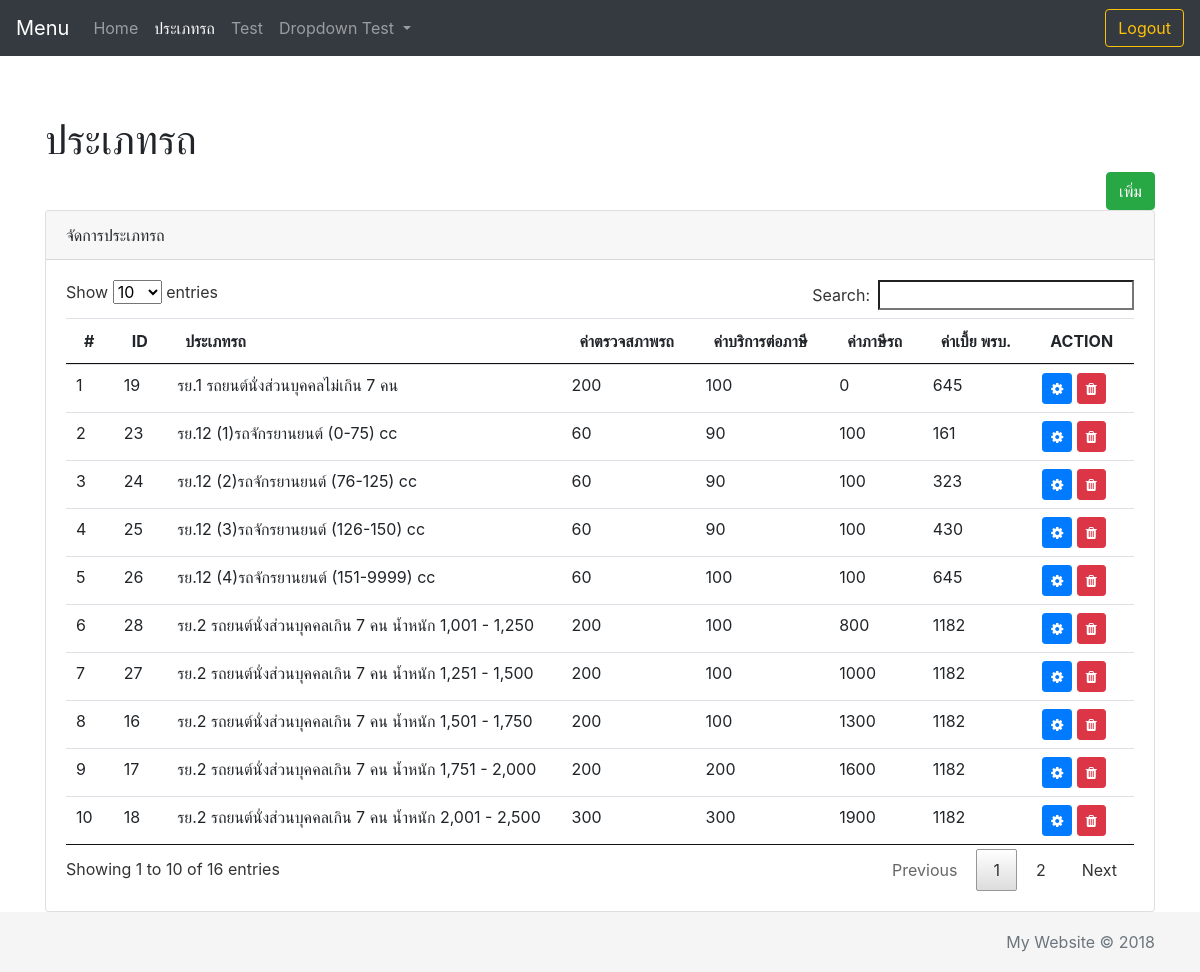
Page /admin/index.php?menu=category-car-show (signed in) on the committed database.
### tables this page shows
CREATE TABLE `tb_category_car` (
  `id` int(11) NOT NULL,
  `category_car_title` enum('รย.1','รย.2','รย.3','รย.12') NOT NULL,
  `category_car_name` varchar(255) NOT NULL COMMENT 'ชื่อประเภทรถ',
  `price_check_car` double NOT NULL COMMENT 'ค่าตรวจสภาพ',
  `price_atc` double NOT NULL COMMENT 'ค่าเบี้ย พรบ.',
  `price_car_tax` double NOT NULL COMMENT 'ค่าภาษีรถ',
  `price_service` double NOT NULL COMMENT 'ค่าบริการต่อภาษี'
);

### admin/category-car-show.php (the view)
<h1>ประเภทรถ</h1>
<div class="row" >
    <div class="col-md-12">
        <div class="text-right">
            <a href="index.php?menu=category-car-addForm" class="btn btn-success">เพิ่ม</a>
        </div>
        <div class="card">
            <div class="card-header">
                จัดการประเภทรถ
            </div>
            <div class="card-body">
                <table id="dataTable" class="table table-hover">
                    <thead>
                        <tr>
                            <th>#</th>
                            <th>ID</th>
                            <th>ประเภทรถ</th>
                            <th>ค่าตรวจสภาพรถ</th>
                            <th>ค่าบริการต่อภาษี</th>
                            <th>ค่าภาษีรถ</th>
                            <th>ค่าเบี้ย พรบ.</th>
                            <th>ACTION</th>
                        </tr>
                    </thead>
                    <tbody>
                        <?php
                        $sql = "SELECT * FROM tb_category_car ORDER BY(category_car_name) ASC";
                        $rs = mysqli_query($conn, $sql);
                        $index = 1;
                        while($row = mysqli_fetch_array($rs)){
                        ?>
                        <tr>
                            <td> <?=$index?> </td>
                            <td> <?=$row['id']?> </td>
                            <td> <?=$row['category_car_name']?> </td>
                            <td> <?=$row['price_check_car']?> </td>
                            <td> <?=$row['price_service']?> </td>
                            <td> <?=$row['price_car_tax']?> </td>
                            <td> <?=$row['price_atc']?> </td>
                            <td>
                                <a href="index.php?menu=category-car-editForm&id=<?=$row['id']?>" class="btn btn-sm btn-primary"> <i class="fa fa-cog"></i> </a>
                                <a href="index.php?menu=category-car-delDB&id=<?=$row['id']?>" class="btn btn-sm btn-danger" onclick="return confirm('ต้องการจะลบข้อมูล')"> <i class="fa fa-trash"></i> </a>
                            </td>
                        </tr>
                        <?php
                            $index++;
                        }
                    ?>
                    </tbody>
                </table>
            </div>
        </div>
    </div>
</div>

### assets/css/sticky-footer-navbar.css (style rules this page uses)
html { position: relative; min-height: 100%; }
body { margin-bottom: 60px; }

### rows in the picture
tb_category_car: id "19", category_car_name "รย.1 รถยนต์นั่งส่วนบุคคลไม่เกิน 7 คน", price_check_car "200", price_service "100", price_car_tax "0", price_atc "645"
tb_category_car: id "23", category_car_name "รย.12 (1)รถจักรยานยนต์ (0-75) cc", price_check_car "60", price_service "90", price_car_tax "100", price_atc "161"
tb_category_car: id "24", category_car_name "รย.12 (2)รถจักรยานยนต์ (76-125) cc", price_check_car "60", price_service "90", price_car_tax "100", price_atc "323"
tb_category_car: id "25", category_car_name "รย.12 (3)รถจักรยานยนต์ (126-150) cc", price_check_car "60", price_service "90", price_car_tax "100", price_atc "430"
tb_category_car: id "26", category_car_name "รย.12 (4)รถจักรยานยนต์ (151-9999) cc", price_check_car "60", price_service "100", price_car_tax "100", price_atc "645"
tb_category_car: id "28", category_car_name "รย.2 รถยนต์นั่งส่วนบุคคลเกิน 7 คน น้ำหนัก 1,001 - 1,250", price_check_car "200", price_service "100", price_car_tax "800", price_atc "1182"
tb_category_car: id "27", category_car_name "รย.2 รถยนต์นั่งส่วนบุคคลเกิน 7 คน น้ำหนัก 1,251 - 1,500", price_check_car "200", price_service "100", price_car_tax "1000", price_atc "1182"
tb_category_car: id "16", category_car_name "รย.2 รถยนต์นั่งส่วนบุคคลเกิน 7 คน น้ำหนัก 1,501 - 1,750", price_check_car "200", price_service "100", price_car_tax "1300", price_atc "1182"
tb_category_car: id "17", category_car_name "รย.2 รถยนต์นั่งส่วนบุคคลเกิน 7 คน น้ำหนัก 1,751 - 2,000", price_check_car "200", price_service "200", price_car_tax "1600", price_atc "1182"
tb_category_car: id "18", category_car_name "รย.2 รถยนต์นั่งส่วนบุคคลเกิน 7 คน น้ำหนัก 2,001 - 2,500", price_check_car "300", price_service "300", price_car_tax "1900", price_atc "1182"
